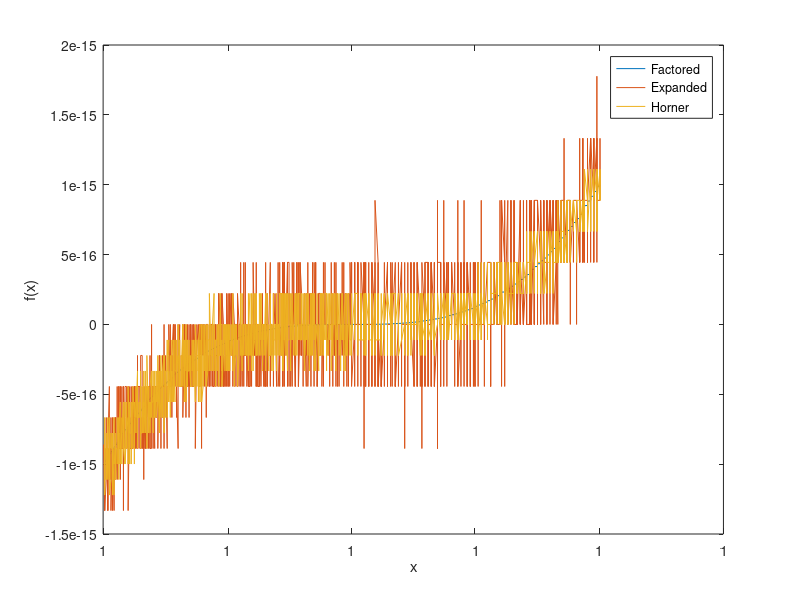

The MATLAB script that drew this image:
x=linspace(1-1e-5,1+1e-5,2000);
f1=(x-1).^3;
f2=x.^3-3*x.^2+3*x-1;
f3=((x-3).*x+3).*x-1;
plot(x,f1,x,f2,x,f3);
legend('Factored','Expanded','Horner');
xlabel('x');
ylabel('f(x)');
